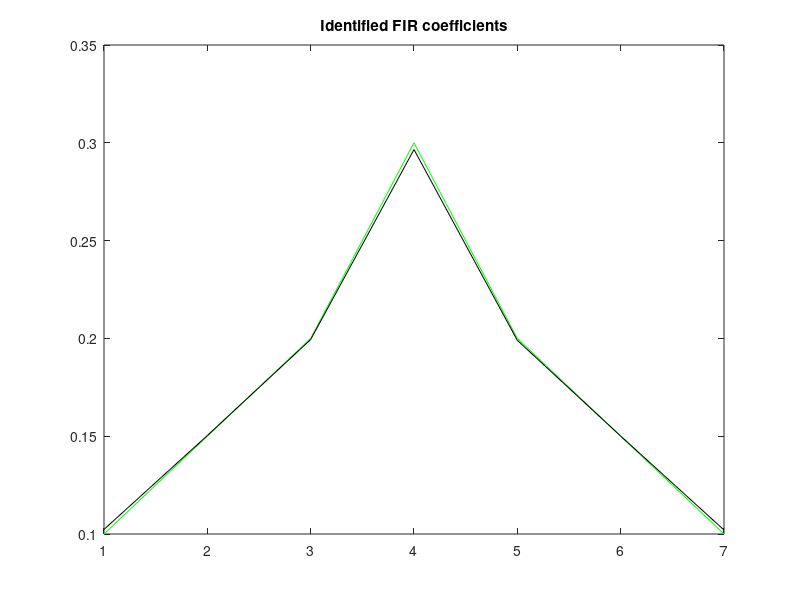
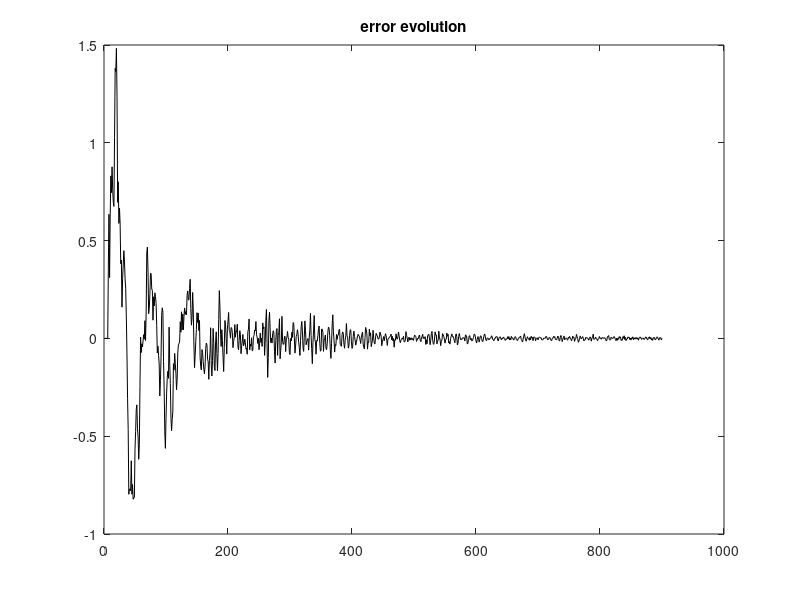

Write MATLAB code to recreate these figures, in order.
% System Identifications using NLMS

% sine signal + noise
fx=1; %signal frequency in Hz
wx=2*pi*fx; %signal frequency in rad/s

fs=60; %sampling frequency in Hz
tiv=1/fs; %time interval between samples;
t=0:tiv:(15-tiv); %time intervals set

x=sin(wx*t); %signal data set
Nx=length(x);
v=randn(1,Nx); %normal noise
u=x+v; %sine+noise

%The Unknown System-------------------------
wu=[0.1 0.15 0.2 0.3 0.2 0.15 0.1]'; 

%-------------------------------------------
%FIR coeff. identification
Nh=7; %number of FIR coefficients
wh=zeros(Nh,1); %FIR coefficients initialization
uu=zeros(Nh,1); %u vector
er=zeros(1,Nx); %for error recording
fo=zeros(1,Nx); %filter output
d=zeros(1,Nx); %system output

mu=1/(10*Nh); %learning rate

for nn=Nh:Nx-1,
   %actualization of uu
   uu=u(nn:-1:(nn-Nh+1))'; %take a segment and reverse
   %filter output
   fo(nn)=wh'*uu;
   %system output
   d(nn)=wu'*uu;
   %error
   er(nn)=d(nn)-fo(nn);
   %new FIR coeffs
   ipsi=0.01; %small constant, to be edited
   aux=mu/(ipsi+norm(uu));
   wh=wh+((aux*er(nn))*uu);
end;  

%display---------------------------

figure(1)
plot(wu,'g'); hold on; %Identified FIR coefficients
plot(wh,'k');
title('Identified FIR coefficients');

figure(2)
plot(er,'k'); %error evolution
title('error evolution');
